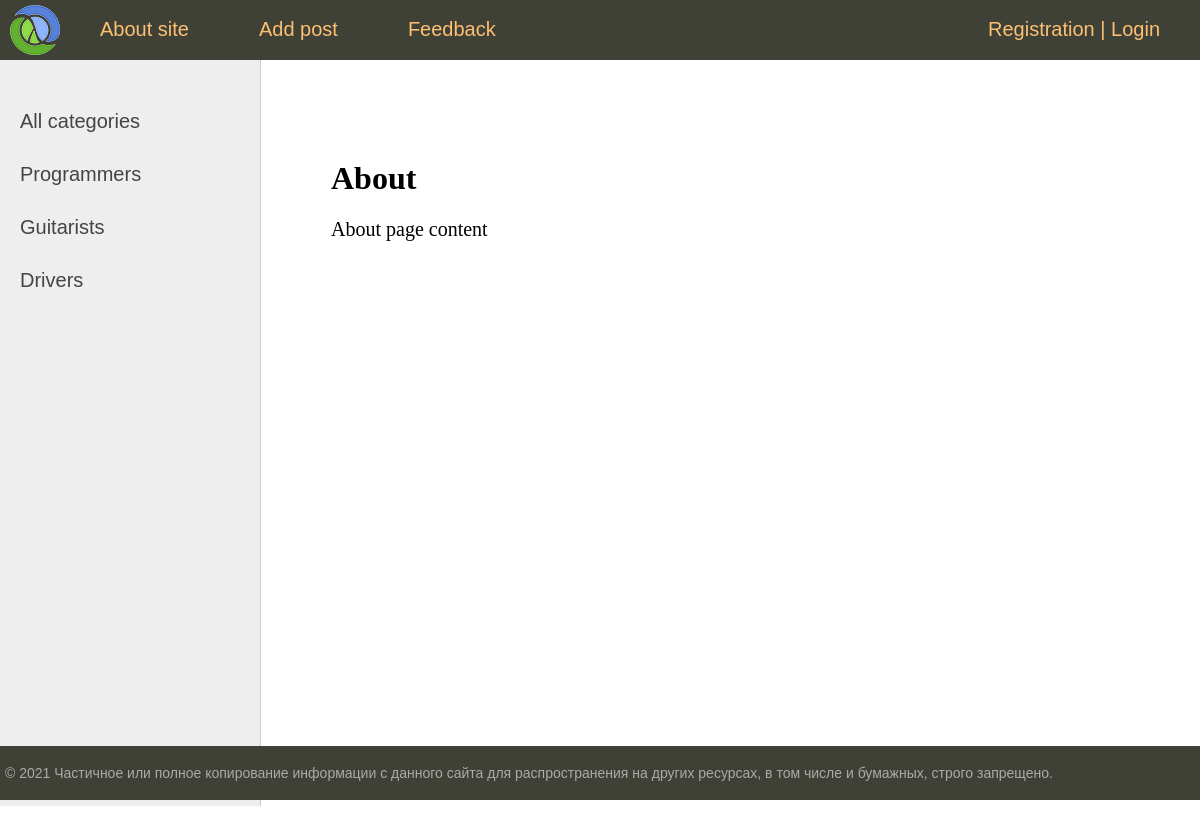
The page /about/ on the database its author committed.
### people/models.py (models this page shows, shortened)
class Category(models.Model):
    name = models.CharField(max_length=100, db_index=True)
    slug = SlugField(max_length=255, unique=True, db_index=True, verbose_name="URL")
    def get_absolute_url(self):
        return reverse('category', kwargs={'cat_slug': self.slug})

### people/views.py (the view)
# urls.py: path('about/', about, name='about'),
def about(request):
    return render(request, 'people/about.html', {'menu': menu,'title': 'About'})

### people/templatetags/people_tags.py (called while the page is built)
@register.inclusion_tag('people/list_categories.html')
def show_categories(sort=None, cat_selected=0):
    if not sort:
        cats = Category.objects.all()
    else:
        cats = Category.objects.order_by(sort)
    return {"cats": cats, "cat_selected": cat_selected}

### people/templates/people/about.html
{%extends 'people/base.html'%}
{% block content %}
<h1>{{title}}</h1>
<p>About page content</p>
{% endblock %}

### people/templates/people/list_categories.html
{% for c in cats %}
    {% if c.pk == cat_selected %}
        <li class='selected'>{{c.name}}</li>
    {% else %}
        <li><a href="{{ c.get_absolute_url }}">{{c.name}}</a></li>
    {% endif %}
{% endfor %}

### people/static/people/css/styles.css (style rules this page uses)
html, body { font-family: 'Arial'; margin: 0; padding: 0; height: 100%; width: 100%; color: #444; }
a { color: #0059b2; text-decoration: none; }
.left-chapters ul li { margin: 30px 0 0 0; color: #999; }
.left-chapters ul li a { color: #444; text-decoration: none; }
.content-text h1 { font-size: 32px; }

### rows shown on the page
Category: name "Programmers"
Category: name "Guitarists"
Category: name "Drivers"

### other values the page prints
{{ m.title }} "About site" "Add post" "Feedback"
{{ title }} "About"
